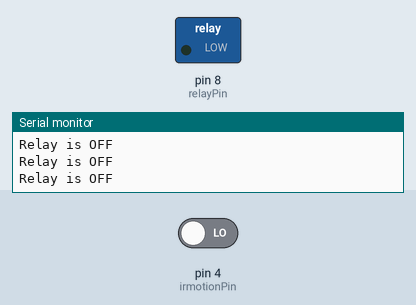
Simulated run of this sketch. Board: Arduino Uno, built with avr-gcc and run on an emulated ATmega328P. On the bench: switched loads named in the sketch (green lamp = pin HIGH), the last lines printed to the serial monitor. The test bench sets the inputs (shaded band); at power-on: pin 4 (irmotionPin) LOW.

Above: at 1.8 s.
1.9 s: pin 4 (irmotionPin) driven HIGH
At 2.9 s:
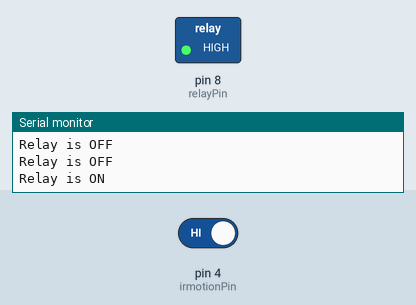
Timing chart, 0 to 4.9 s (numbered marks = the images above; inputs shaded):
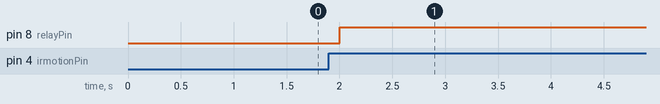

The sketch:

Relay_PIR_LAMP.ino
```cpp
int irmotionPin = 4; //Pin of IR Motion Sensor
int relayPin = 8; // Pin of Relay Module

void setup(){
  Serial.begin(9600);
  pinMode( relayPin, OUTPUT); // Set Pin connected to Relay as an OUTPUT
  digitalWrite(relayPin, LOW); // Set Pin to LOW to turn Relay OFF
}

void loop(){

  while (digitalRead (irmotionPin) == HIGH) { // If Motion detected
    digitalWrite(relayPin, HIGH); // Turn Relay ON
    Serial.println("Relay is ON"); // Show ON satus in serial output
    delay(120000);
  }

  digitalWrite(relayPin, LOW); // Turn Relay OFF
  Serial.println("Relay is OFF"); // Show off status in serial output
  delay(500);
}
```

Measured:
- after the input at 1.9 s, pin 8 (relayPin): LOW → HIGH after 0.10 s
